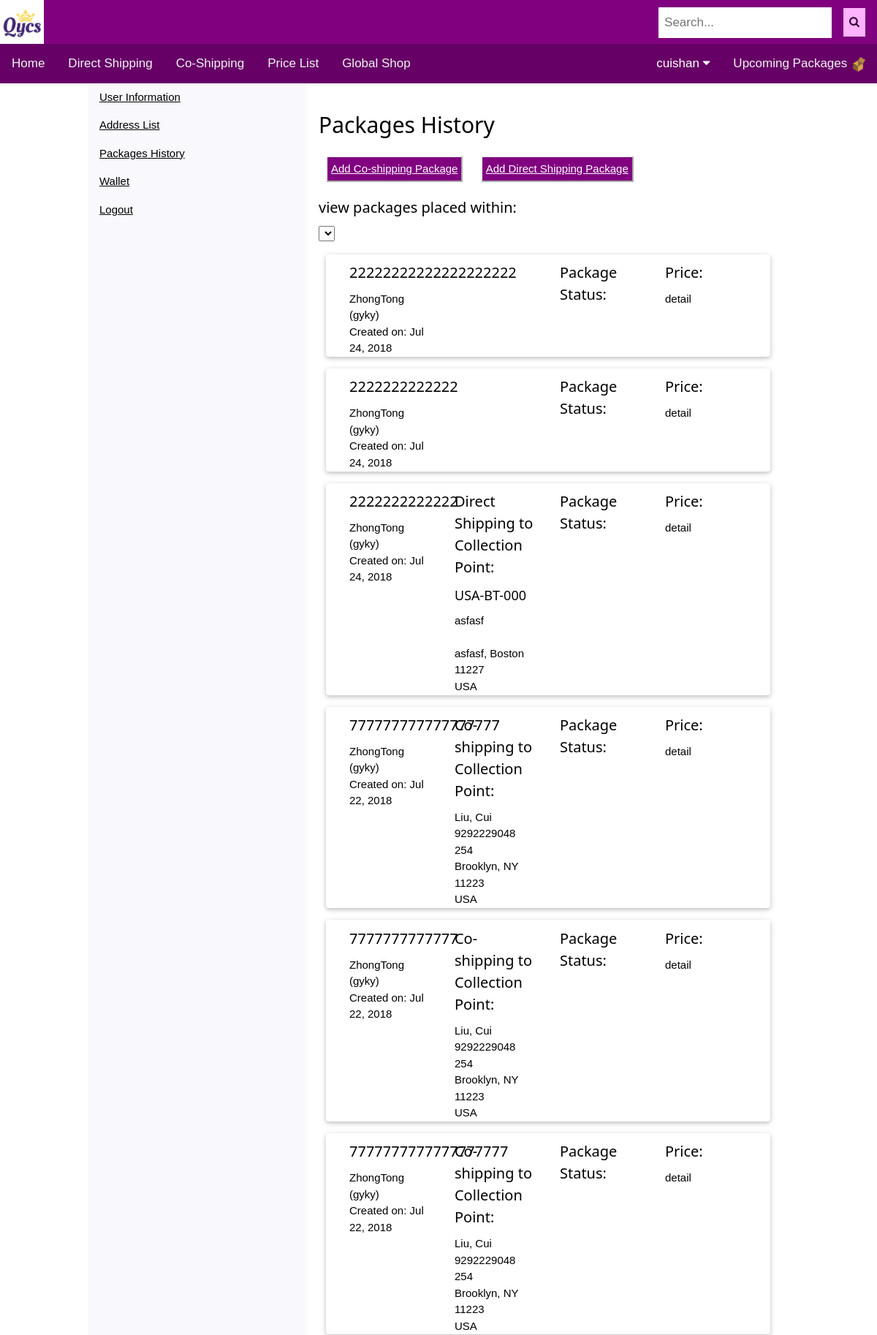
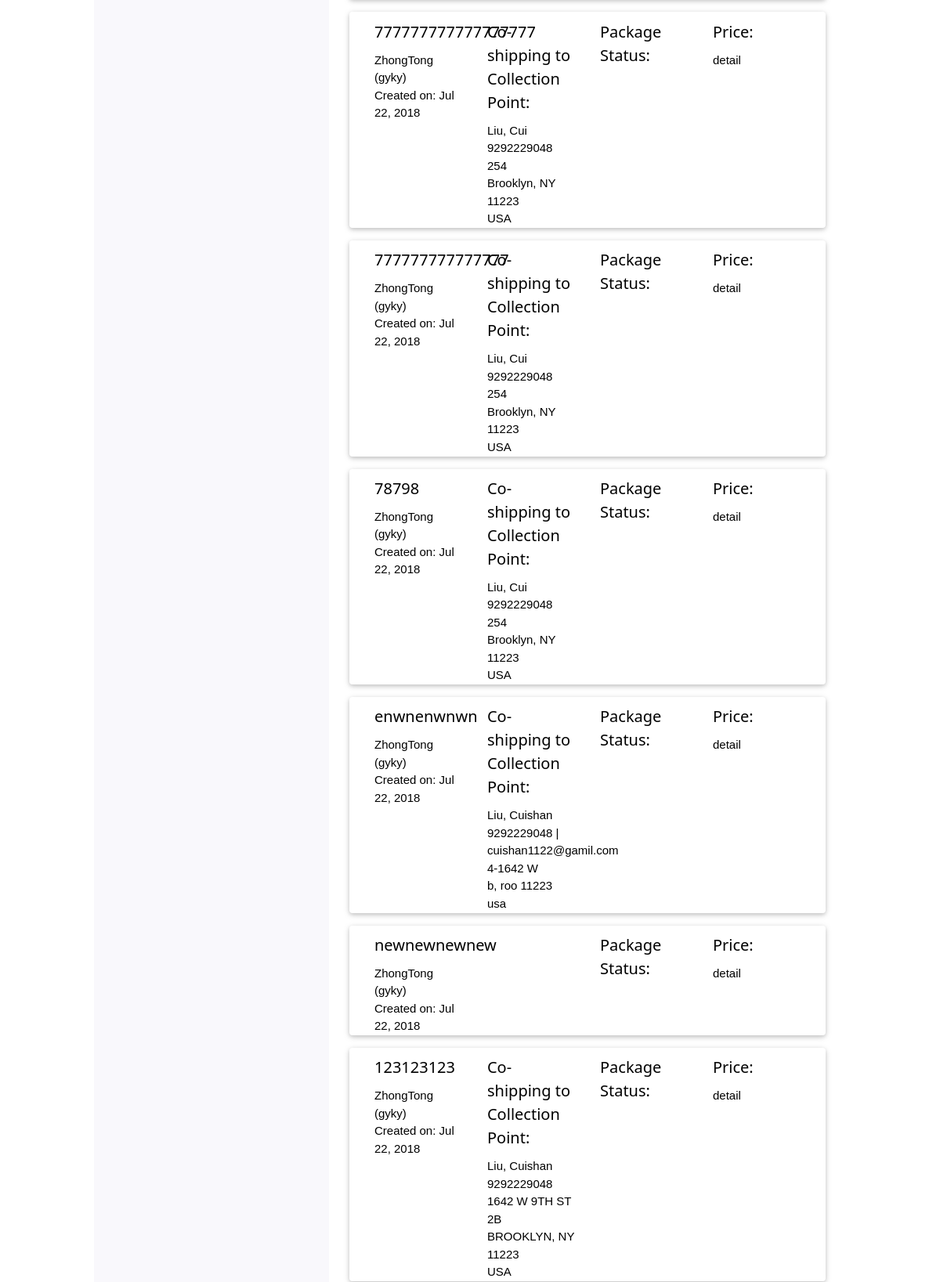
The app's page /myaccount/packages (signed in, upper part) with its own data (2 pictures, top to bottom).
### main/models.py (models this page shows, shortened)
class Service(models.Model):
	TYPE_CHOICE = (
		('Food', 'food'),
		('Regular', 'regular'),
		('Luxury', 'luxury'),
		('Mix', 'mix'),
	)
	user = models.ForeignKey(User, on_delete=models.DO_NOTHING , related_name='client_user',verbose_name= 'User')
	order = models.BooleanField(default=False,verbose_name= 'Order')
	storage = models.BooleanField(default=False,verbose_name= 'Storage')
	co_shipping = models.NullBooleanField(verbose_name= 'Co-Shipping')
	parent_package = models.ForeignKey(ParentPackage, on_delete=models.DO_NOTHING, blank = True, null=True,verbose_name= 'Parent Package')
	created_date = models.DateTimeField(auto_now_add = True, blank=True, null=True, verbose_name= 'Created on')
	package_type = models.CharField(max_length = 16, choices = TYPE_CHOICE, blank=True, default='',verbose_name = 'Package Type')  # create a choice?
	emp_created = models.ForeignKey(Employee, on_delete=models.DO_NOTHING, blank = True, null=True, related_name='order_created_by_emplloyee',verbose_name= 'Created by Employee (order only)') # for order only
	request_ship_date = models.DateField(blank=True, null=True, verbose_name= 'Requested to Ship on')
	memo = models.TextField(blank=True, default='',verbose_name= 'Memo')
	cust_tracking_num = models.CharField(max_length = 30, blank=True, default='',verbose_name= 'Customer Tracking Number')
	cust_carrier = models.CharField(max_length = 20, blank=True, default='',verbose_name= 'Customer Carrier')# need to set up choice
	low_volume_request = models.BooleanField(default = False,verbose_name= 'Low Volume Request')
	no_rush_request = models.BooleanField(default = False,verbose_name= 'No Rush Request')
	wh_received = models.ForeignKey(Warehouse, on_delete=models.DO_NOTHING, null=True, related_name='received_at_warehouse',verbose_name= 'Warehouse Received')
	wh_received_date = models.DateField(blank=True, null=True,verbose_name= 'Warehouse Received on')
	ready_date = models.DateField(blank=True, null=True, verbose_name= 'Package Ready on')
	emp_pack = models.ForeignKey(Employee, on_delete=models.DO_NOTHING,  blank = True, null=True, related_name='package_repacked_by_employee', verbose_name= 'Packed by Employee')
	weight = models.DecimalField( blank=True, null=True, max_digits=10, decimal_places=2, verbose_name= 'Weight(kg)')
	deposit = models.DecimalField( blank=True, null=True, max_digits=10, decimal_places=2 , verbose_name= 'Deposit Amount')
	deposit_key = models.ForeignKey(Payment, on_delete=models.DO_NOTHING, blank=True, null=True, related_name='deposit_payment_key', verbose_name= 'Deposit Confirmation')
	storage_fee = models.DecimalField( blank=True, null=True, max_digits=10, decimal_places=2, verbose_name= 'Storage Fee')
	shipping_fee = models.DecimalField( blank=True, null=True, max_digits=10, decimal_places=2, verbose_name= 'Shipping Fee')
	currency = models.CharField(max_length = 20, blank=True, default='', verbose_name= 'Currency') # need to set up choice
	paid_key = models.ForeignKey(Payment, on_delete=models.DO_NOTHING,  blank=True, null=True, related_name='paid_payment_key', verbose_name= 'Payment Confirmation')
	ship_to_add = models.ForeignKey(Address, on_delete=models.DO_NOTHING, blank=True, null=True, related_name='ship_to_personal_location', verbose_name= 'Ship to User Address')
	ship_to_col = models.ForeignKey(CollectionPoint, on_delete=models.DO_NOTHING, blank=True, null=True, related_name='ship_to_collection_point', verbose_name= 'Ship to Collection Point')
	receiver = models.ForeignKey(CoReceiver, on_delete=models.DO_NOTHING, blank=True, null=True, verbose_name= 'Receiver')
	ship_to_wh = models.ForeignKey(Warehouse, on_delete=models.DO_NOTHING, blank=True, null=True, related_name='ship_to_warehouse', verbose_name= 'Ship to Warehouse')
	picked_up = models.NullBooleanField(verbose_name= 'User Picked Up')
	picked_up_date = models.DateField(blank=True, null=True, verbose_name= 'User Picked on')
	last_shipped_date = models.DateField(blank=True, null=True, verbose_name= 'Last Shipped on')
	tracking_num = models.CharField(max_length = 20, blank=True, default='', verbose_name= 'Last Tracking Number')
	last_carrier = models.CharField(max_length = 20, blank=True, default='', verbose_name= 'Carrier')# need to set up choice
	status = models.CharField(max_length = 20, blank=True, default='', verbose_name= 'Packasge Status')
	issue = models.TextField(blank=True, default='', verbose_name= 'Package Issue')
	refund_key = models.ForeignKey(Payment, on_delete=models.DO_NOTHING, blank=True, null=True, related_name='refund_payment_key', verbose_name = 'Refund Confirmation')

class Address_Common_Info(models.Model):
	address = models.CharField(max_length=300, default='',verbose_name='地址' )
	apt = models.CharField(blank=True, max_length=10, default='',verbose_name='Apartment' )
	city = models.CharField(max_length=100, default='',verbose_name= 'City')
	state = models.CharField(max_length=100, default='',verbose_name= 'State')
	country = models.CharField(max_length=100, default='',verbose_name= 'Country')
	zipcode = models.CharField(max_length=5, default='', verbose_name= 'Zip Code')
	memo = models.TextField(blank = True, default='', verbose_name= 'Address Meno')
	class Meta:
		abstract = True

class Warehouse(Address_Common_Info):
	name = models.CharField(max_length=100, unique=True, default='',verbose_name= 'Warehouse Name')
	status = models.BooleanField(default = False,verbose_name= 'Avaliable')
	status.boolean = True
	memo = models.TextField(blank=True, default='',verbose_name= 'Memo')
	status.boolean = True

class CollectionPoint(Address_Common_Info):
	collector = models.OneToOneField(
		User,
		on_delete=models.PROTECT,
		primary_key=True,
		verbose_name= 'Collector'
	)
	created_date = models.DateTimeField(auto_now_add = True, blank=True, null=True)
	name = models.CharField(max_length = 16, unique = True, default='', verbose_name= 'Collection Point Name')
	license = models.CharField(max_length = 16, default='',verbose_name= 'License Number')
	license_type = models.CharField(max_length = 16, default='',verbose_name= 'License Type')
	store = models.BooleanField(default = True, verbose_name= 'Store')
	store.boolean = True
	status = models.BooleanField(default = False, verbose_name= 'Avaliable')
	status.boolean = True
	image = models.ImageField(upload_to = 'collector_image', blank ='True')

class Address(Address_Common_Info):
	user = models.ForeignKey(User, on_delete=models.SET_NULL, blank=True, null=True, verbose_name= 'User')
	follow_user_infor = models.BooleanField(default = False)
	created_date = models.DateTimeField(auto_now_add = True, blank=True, null=True)
	first_name = models.CharField(max_length=100, blank=True,default='',verbose_name= 'First Name')
	last_name = models.CharField(max_length=100, blank=True,default='',verbose_name= 'Last Name')
	location_name = models.CharField(blank=True, max_length=100, default='',verbose_name= 'Location Nickname')
	phone = models.CharField(validators=[phone_regex], max_length=25, blank=True, default='',verbose_name= 'Phone Number')
	email = models.EmailField(max_length=100, blank=True, default='',verbose_name= 'Email Address')
	updated_date = models.DateTimeField(auto_now = True, blank=True, null=True)

### main/views.py (the view)
# urls.py: path('myaccount/packages', login_required(views.PackagesView.as_view()), name='userpackage'),
class PackagesView(TemplateView):
	template_name = 'main/packagelist.html'
	def get(self, request):
		return render(request, self.template_name,
			{'package_list': Service.objects.filter(user = request.user).order_by('-created_date')})

### main/templates/main/packagelist.html (shortened to what this page needs)
{% extends "main/account.html" %}
{% block account_content %}
<div class="w3-cell w3-container w3-mobile">
	<h2>Packages History</h2>
	<button><a href="{% url 'collection_points' %}"> Add Co-shipping Package</a></button>
	<button><a href="{% url 'add_direct_shipping' %}"> Add Direct Shipping Package</a></button>
	<h4>view packages placed within:</h4>
	<select>
	</select>
	<br/>
	{% for package in package_list %}
		<div class="w3-card-2 w3-round w3-panel">
	        <div class="w3-quarter w3-container">
	        	<h4>{{package.cust_tracking_num}}</h4>
	        		{{package.cust_carrier}} ({{package.wh_received.country}})<br/>
	        		{% if package.created_date %}
	        			Created on: {{package.created_date|date:"M d, Y" }}<br/>{% endif %}
	    	</div>
			<div class="w3-quarter w3-container">
				{% if package.ship_to_add %}
				<h4>Co-shipping to Collection Point:</h4>
			        {% if not package.ship_to_add.follow_user_infor %}
			            {{package.ship_to_add.last_name}}, {{package.ship_to_add.first_name}}<br/>
			            {% if package.ship_to_add.phone and package.ship_to_add.email %}
			            	{{package.ship_to_add.phone}} | {{package.ship_to_add.email}}<br/>
			            {% elif package.ship_to_add.phone or package.ship_to_add.email %}
			            	{{package.ship_to_add.phone}}{{package.ship_to_add.email}}<br/>
			            {% endif %}
			        {% else %}
			            {{user.last_name}}, {{user.first_name}}<br/>
			            {% if user.userprofile.phone %}
			            	{{user.userprofile.phone}}<br/>{% endif %}
			            {% if user.email %}
			            	{{user.email}}<br/>{% endif %}
			        {% endif %}
		            {{package.ship_to_add.address}}<br/>
		            {% if package.ship_to_add.apt %}
		            {{package.ship_to_add.apt}}<br/>{% endif %}
		            {{package.ship_to_add.city}}, {{package.ship_to_add.state}} {{package.ship_to_add.zipcode}}<br/>
		            {{package.ship_to_add.country}}<br/>
				{% elif package.ship_to_col %}
				<h4>Direct Shipping to Collection Point:</h4>
			        <h5>{{package.ship_to_col.name}}</h5>
			            {{package.ship_to_col.address}}<br/>
			            {{package.ship_to_col.apt}}<br/>
			            {{package.ship_to_col.city}}, {{package.ship_to_col.state}} {{package.ship_to_col.zipcode}}<br/>
			            {{package.ship_to_col.country}}<br/>
				{% endif %}
			</div>
			<div class="w3-quarter w3-container">
				<h4>Package Status:</h4>
			</div>
			<div class="w3-quarter w3-container">
				<h4>Price:</h4>
				<div class="w3-ight"><a>detail</a></div>
			</div>
	    </div>
	{% endfor %}
</div>
{% endblock %}

### main/templates/main/base.html (shortened to what this page needs)
{% load static %}
<!doctype html>
<html lang="en">
  <head>
    <link rel="stylesheet" href="{% static 'css/style.css' %}">
    <link rel="stylesheet" href="{% static 'css/w3.css' %}">
    <link rel="stylesheet" href="https://cdnjs.cloudflare.com/ajax/libs/font-awesome/4.7.0/css/font-awesome.min.css">
</head>
<body>
<header>
    <div class = "navlogo">
      <img src="{% static 'image/logo.png' %}" alt="logo" width="60" height="60" />
      <div class ="search">
        <input type="text" placeholder="Search..." name="search">
        <button type="submit"><i class="fa fa-search"></i></button>
      </div>
    </div>
</header>
<div class="w3-bar">
    <div class="topnav " id="myTopnav">
      <a href="{% url 'home' %}">Home</a>
      <a href="{% url 'add_direct_shipping' %}">Direct Shipping</a>
      <a href="{% url 'collection_points' %}">Co-Shipping</a>
      <a href="">Price List</a>
      <a href="">Global Shop</a>
      <div class="topnav-right">
          {% if user.is_authenticated %}
            <div class="dropdown">
              <button class="dropbtn">{{user.username}}
                <i class="fa fa-caret-down"></i>
              </button>
            </div>
          {% endif %}
        <a href="{% url 'packagecard' %}">Upcoming Packages
        <img src="{% static 'image/box.png' %}" width="20" height="20"></a>
      </div>
  </div>
</div>
  <div class="w3-cell-row w3-mobile" style="width:80%;margin-left:auto;margin-right: auto">
  {% block content %}
  {% endblock %}
  </div>
</body>
</html>

### main/static/css/style.css (style rules this page uses)
body { font-family: Arial, Helvetica, sans-serif; }
.navlogo { background-color: #800080; }
.navlogo .search { float: right; }
.navlogo input[type=text] { padding: 8px; border: none; margin-top: 10px; margin-right: 16px; font-size: 17px; }
.navlogo .search button { color:#330033; background-color: #ffb3ff; float: right; padding: 8px; border: none; margin-top: 11px; margin-right: 16px; }
.topnav { overflow: hidden; background-color: #660066; }
.topnav-right { float: right; }
.topnav-right img { margin: 0; }
.topnav a { float: left; display: block; color: #f2f2f2; text-align: center; padding: 14px 16px; text-decoration: none; font-size: 17px; }
.dropdown { float: left; overflow: hidden; }
.dropdown .dropbtn { font-size: 17px; border: none; outline: none; color: white; padding: 14px 16px; background-color: inherit; font-family: inherit; margin: 0; }
.w3-cell-row button, input[type="submit"] { background-color: #800080; color: #fff; padding: 5px 5px 5px 5px; border-width: 2px; border-color: #fff; border-style: outset; min-width: 70px; margin: 10px; }
.w3-card-2 { margin: 10px; }

### main/static/css/w3.css (style rules this page uses)
html { box-sizing:border-box }
*,*:before,*:after { box-sizing:inherit }
html { -ms-text-size-adjust:100%;-webkit-text-size-adjust:100% }
body { margin:0 }
article,aside,details,figcaption,figure,footer,header,main,menu,nav,section,summary { display:block }
a { background-color:transparent;-webkit-text-decoration-skip:objects }
img { border-style:none }
button,input,select,textarea { font:inherit;margin:0 }
button,input { overflow:visible }
button,select { text-transform:none }
button,html [type=button],[type=reset],[type=submit] { -webkit-appearance:button }
html,body { font-family:Verdana,sans-serif;font-size:15px;line-height:1.5 }
html { overflow-x:hidden }
h2 { font-size:30px }
h4 { font-size:20px }
h5 { font-size:18px }
h1,h2,h3,h4,h5,h6 { font-family:"Segoe UI",Arial,sans-serif;font-weight:400;margin:10px 0 }
img { vertical-align:middle }
a { color:inherit }
.w3-bar { width:100%;overflow:hidden }
.w3-container:after,.w3-container:before,.w3-panel:after,.w3-panel:before,.w3-row:after,.w3-row:before,.w3-row-padding:after,.w3-row-padding:before, .w3-cell-row:before,.w3-cell-row:after,.w3-clear:after,.w3-clear:before,.w3-bar:before,.w3-bar:after { content:"";display:table;clear:both }
.w3-col,.w3-half,.w3-third,.w3-twothird,.w3-threequarter,.w3-quarter { float:left;width:100% }
@media (min-width:601px) { .w3-col.m3,.w3-quarter { width:24.99999% } }
.w3-cell-row { display:table;width:100% }
.w3-cell { display:table-cell }
.w3-round,.w3-round-medium { border-radius:4px }
.w3-container,.w3-panel { padding:0.01em 16px }
.w3-panel { margin-top:16px;margin-bottom:16px }
.w3-card,.w3-card-2 { box-shadow:0 2px 5px 0 rgba(0,0,0,0.16),0 2px 10px 0 rgba(0,0,0,0.12) }

### records on screen
Service: cust_tracking_num "22222222222222222222", cust_carrier "ZhongTong", wh_received.country "gyky", created_date "Jul 24, 2018"
Service: cust_tracking_num "2222222222222", cust_carrier "ZhongTong", wh_received.country "gyky", created_date "Jul 24, 2018"
Service: cust_tracking_num "2222222222222", cust_carrier "ZhongTong", wh_received.country "gyky", created_date "Jul 24, 2018", ship_to_col.name "USA-BT-000", ship_to_col.address "asfasf", ship_to_col.city "asfasf", ship_to_col.state "Boston", ship_to_col.zipcode "11227", ship_to_col.country "USA"
Service: cust_tracking_num "777777777777777777", cust_carrier "ZhongTong", wh_received.country "gyky", created_date "Jul 22, 2018", ship_to_add.last_name "Liu", ship_to_add.first_name "Cui", ship_to_add.phone "9292229048", ship_to_add.address "254", ship_to_add.city "Brooklyn", ship_to_add.state "NY", ship_to_add.zipcode "11223", ship_to_add.country "USA"
Service: cust_tracking_num "7777777777777", cust_carrier "ZhongTong", wh_received.country "gyky", created_date "Jul 22, 2018", ship_to_add.last_name "Liu", ship_to_add.first_name "Cui", ship_to_add.phone "9292229048", ship_to_add.address "254", ship_to_add.city "Brooklyn", ship_to_add.state "NY", ship_to_add.zipcode "11223", ship_to_add.country "USA"
Service: cust_tracking_num "7777777777777777777", cust_carrier "ZhongTong", wh_received.country "gyky", created_date "Jul 22, 2018", ship_to_add.last_name "Liu", ship_to_add.first_name "Cui", ship_to_add.phone "9292229048", ship_to_add.address "254", ship_to_add.city "Brooklyn", ship_to_add.state "NY", ship_to_add.zipcode "11223", ship_to_add.country "USA"
Service: cust_tracking_num "777777777777777777", cust_carrier "ZhongTong", wh_received.country "gyky", created_date "Jul 22, 2018", ship_to_add.last_name "Liu", ship_to_add.first_name "Cui", ship_to_add.phone "9292229048", ship_to_add.address "254", ship_to_add.city "Brooklyn", ship_to_add.state "NY", ship_to_add.zipcode "11223", ship_to_add.country "USA"
Service: cust_tracking_num "777777777777777", cust_carrier "ZhongTong", wh_received.country "gyky", created_date "Jul 22, 2018", ship_to_add.last_name "Liu", ship_to_add.first_name "Cui", ship_to_add.phone "9292229048", ship_to_add.address "254", ship_to_add.city "Brooklyn", ship_to_add.state "NY", ship_to_add.zipcode "11223", ship_to_add.country "USA"
Service: cust_tracking_num "78798", cust_carrier "ZhongTong", wh_received.country "gyky", created_date "Jul 22, 2018", ship_to_add.last_name "Liu", ship_to_add.first_name "Cui", ship_to_add.phone "9292229048", ship_to_add.address "254", ship_to_add.city "Brooklyn", ship_to_add.state "NY", ship_to_add.zipcode "11223", ship_to_add.country "USA"
Service: cust_tracking_num "enwnenwnwn", cust_carrier "ZhongTong", wh_received.country "gyky", created_date "Jul 22, 2018", ship_to_add.last_name "Liu", ship_to_add.first_name "Cuishan", ship_to_add.phone "9292229048", ship_to_add.email "cuishan1122@gamil.com", ship_to_add.address "4-1642 W", ship_to_add.city "b", ship_to_add.state "roo", ship_to_add.zipcode "11223", ship_to_add.country "usa"
Service: cust_tracking_num "newnewnewnew", cust_carrier "ZhongTong", wh_received.country "gyky", created_date "Jul 22, 2018"
Service: cust_tracking_num "123123123", cust_carrier "ZhongTong", wh_received.country "gyky", created_date "Jul 22, 2018", ship_to_add.last_name "Liu", ship_to_add.first_name "Cuishan", ship_to_add.phone "9292229048", ship_to_add.address "1642 W 9TH ST", ship_to_add.apt "2B", ship_to_add.city "BROOKLYN", ship_to_add.state "NY", ship_to_add.zipcode "11223", ship_to_add.country "USA"

### other values on screen
{{ user.username }} "cuishan"
